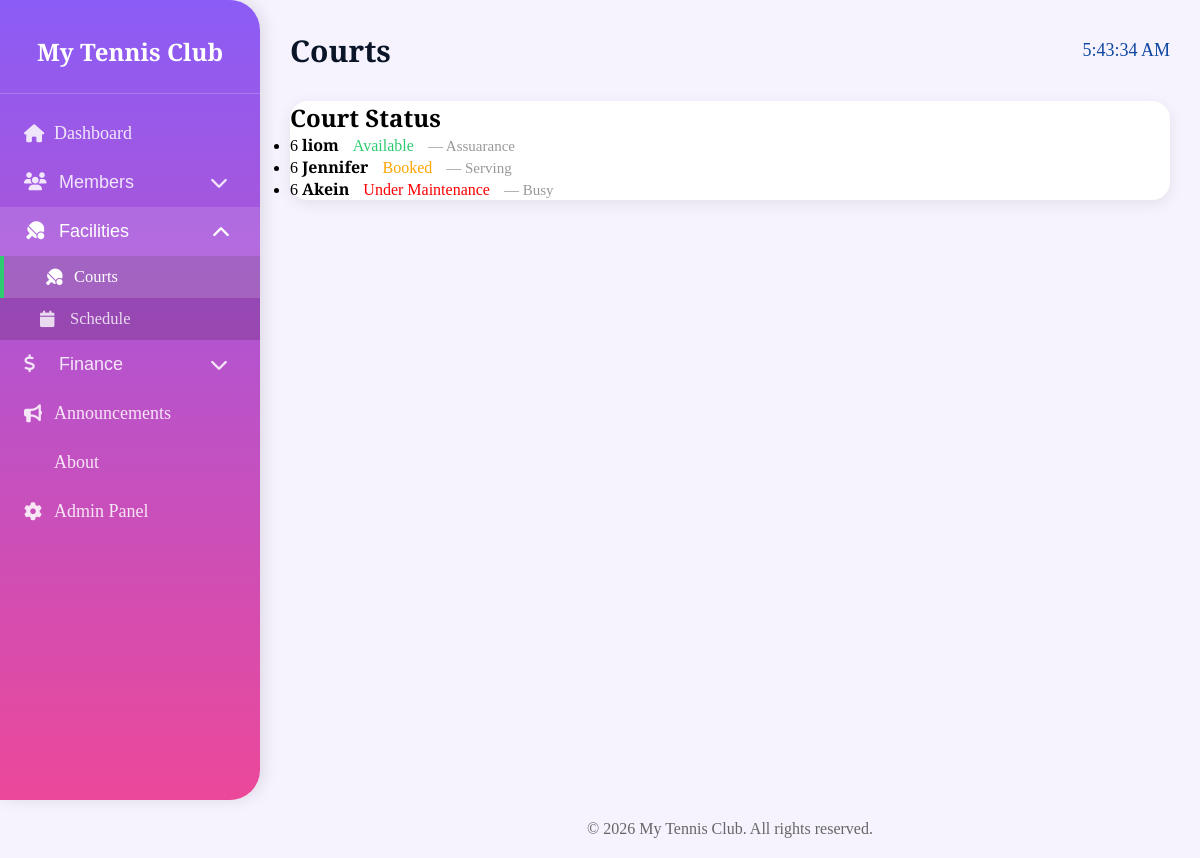
The page /members/courts/ (signed in) on the database its author committed.
### members/models.py (models this page shows, shortened)
class Court(models.Model):
    STATUS_CHOICES = [
        ('available', 'Available'),
        ('booked', 'Booked'),
        ('maintenance', 'Under Maintenance'),
    ]
    name = models.CharField(max_length=255)
    status = models.CharField(max_length=20, choices=STATUS_CHOICES, default='available')
    notes = models.TextField(null=True, blank=True)

### members/views.py (the view)
# urls.py: path('courts/', views.courts, name='courts'),
@login_required
def courts(request):
    all_courts = Court.objects.all()
    context = {
        'courts': all_courts,
    }
    return render(request, 'members/courts.html', context)

### members/templates/members/courts.html
{% extends "members/master.html" %}
{% block page_title %} Courts{% endblock %}
{% block content %}
  <div class="content-box">
    <h2>Court Status</h2>
    {% if courts %}
      <ul>
        {% for court in courts %}
          <li>6
            <strong>{{ court.name }}</strong>
            {% if court.status == 'available' %}
              <span style="color: #2ecc71; margin-left: 10px;"> Available</span>
            {% elif court.status == 'booked' %}
              <span style="color: orange; margin-left: 10px;"> Booked</span>
            {% else %}
              <span style="color: red; margin-left: 10px;"> Under Maintenance</span>
            {% endif %}
            {% if court.notes %}
              <span style="color: #999; font-size: 15px; margin-left: 10px;">— {{ court.notes }}</span>
            {% endif %}
          </li>
        {% endfor %}
      </ul>
    {% else %}
      <p>No courts added yet. Add them via the Admin panel.</p>
    {% endif %}
  </div>
{% endblock %}

### members/templates/members/master.html (style rules this page uses)
* { margin: 0; padding: 0; box-sizing: border-box; }
body { font-family: 'Cormorant Garamond', serif; background: #f6f3ff; min-height: 100vh; }
.content-box, .card, .profile-card { background: white; border-radius: 18px; box-shadow: 0 4px 15px rgba(0,0,0,0.08); }

### rows shown on the page
Court: name "liom", status "Available", notes "Assuarance"
Court: name "Jennifer", status "Booked", notes "Serving"
Court: name "Akein", status "Under Maintenance", notes "Busy"
